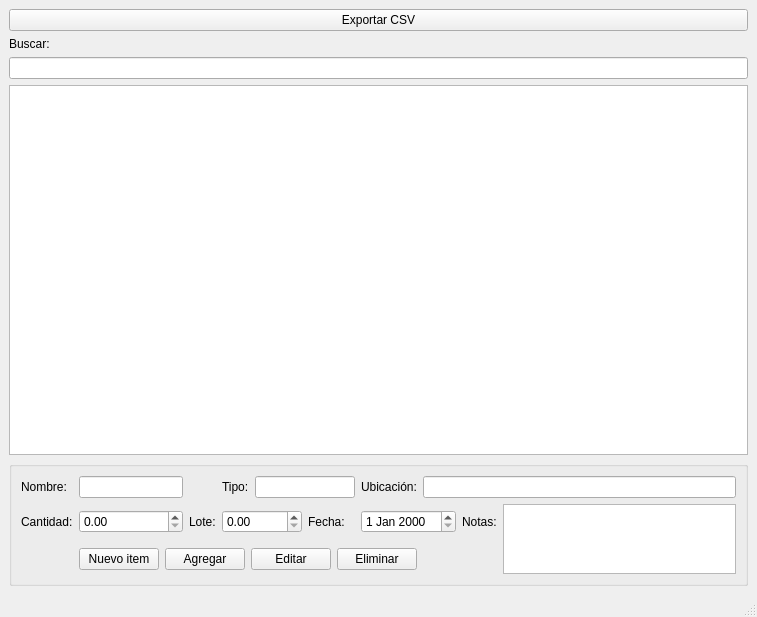
<?xml version="1.0" encoding="UTF-8"?>
<ui version="4.0">
 <class>MainWindow</class>
 <widget class="QMainWindow" name="MainWindow">
  <property name="geometry">
   <rect>
    <x>0</x>
    <y>0</y>
    <width>757</width>
    <height>617</height>
   </rect>
  </property>
  <property name="windowTitle">
   <string>MainWindow</string>
  </property>
  <property name="styleSheet">
   <string notr="true">font: 700 italic 9pt &quot;Nimbus Sans [URW ]&quot;;</string>
  </property>
  <widget class="QWidget" name="centralwidget">
   <layout class="QVBoxLayout" name="verticalLayout">
    <item>
     <widget class="QPushButton" name="exportar">
      <property name="text">
       <string>Exportar CSV</string>
      </property>
     </widget>
    </item>
    <item>
     <widget class="QLabel" name="buscar">
      <property name="text">
       <string>Buscar:</string>
      </property>
     </widget>
    </item>
    <item>
     <widget class="QLineEdit" name="buscar_2"/>
    </item>
    <item>
     <widget class="QTableWidget" name="tableWidget"/>
    </item>
    <item>
     <widget class="QGroupBox" name="groupBox">
      <property name="title">
       <string/>
      </property>
      <layout class="QGridLayout" name="gridLayout">
       <item row="0" column="0">
        <widget class="QLabel" name="nombre">
         <property name="text">
          <string>Nombre:</string>
         </property>
        </widget>
       </item>
       <item row="0" column="1">
        <widget class="QLineEdit" name="nombre_2"/>
       </item>
       <item row="0" column="3">
        <widget class="QLabel" name="tipo">
         <property name="text">
          <string>Tipo:</string>
         </property>
        </widget>
       </item>
       <item row="0" column="4" colspan="2">
        <widget class="QLineEdit" name="tipo_2"/>
       </item>
       <item row="0" column="6">
        <widget class="QLabel" name="ubicacion">
         <property name="text">
          <string>Ubicación:</string>
         </property>
        </widget>
       </item>
       <item row="0" column="7" colspan="3">
        <widget class="QLineEdit" name="ubicacion_2"/>
       </item>
       <item row="1" column="0">
        <widget class="QLabel" name="cantidad_2">
         <property name="text">
          <string>Cantidad:</string>
         </property>
        </widget>
       </item>
       <item row="1" column="1">
        <widget class="QDoubleSpinBox" name="cantidad"/>
       </item>
       <item row="1" column="2">
        <widget class="QLabel" name="lote">
         <property name="text">
          <string>Lote:</string>
         </property>
        </widget>
       </item>
       <item row="1" column="3" colspan="2">
        <widget class="QDoubleSpinBox" name="lote_2"/>
       </item>
       <item row="1" column="5">
        <widget class="QLabel" name="fecha_2">
         <property name="text">
          <string>Fecha:</string>
         </property>
        </widget>
       </item>
       <item row="1" column="6" colspan="2">
        <widget class="QDateEdit" name="fecha"/>
       </item>
       <item row="1" column="8">
        <widget class="QLabel" name="notes">
         <property name="text">
          <string>Notas:</string>
         </property>
        </widget>
       </item>
       <item row="1" column="9" rowspan="2">
        <widget class="QPlainTextEdit" name="notes_2"/>
       </item>
       <item row="2" column="1" colspan="6">
        <layout class="QHBoxLayout" name="horizontalLayout">
         <item>
          <widget class="QPushButton" name="nuevo">
           <property name="text">
            <string>Nuevo item</string>
           </property>
          </widget>
         </item>
         <item>
          <widget class="QPushButton" name="agregar">
           <property name="text">
            <string>Agregar</string>
           </property>
          </widget>
         </item>
         <item>
          <widget class="QPushButton" name="editar">
           <property name="text">
            <string>Editar</string>
           </property>
          </widget>
         </item>
         <item>
          <widget class="QPushButton" name="eliminar">
           <property name="text">
            <string>Eliminar</string>
           </property>
          </widget>
         </item>
        </layout>
       </item>
      </layout>
     </widget>
    </item>
   </layout>
  </widget>
  <widget class="QStatusBar" name="statusbar"/>
 </widget>
 <resources/>
 <connections/>
</ui>
